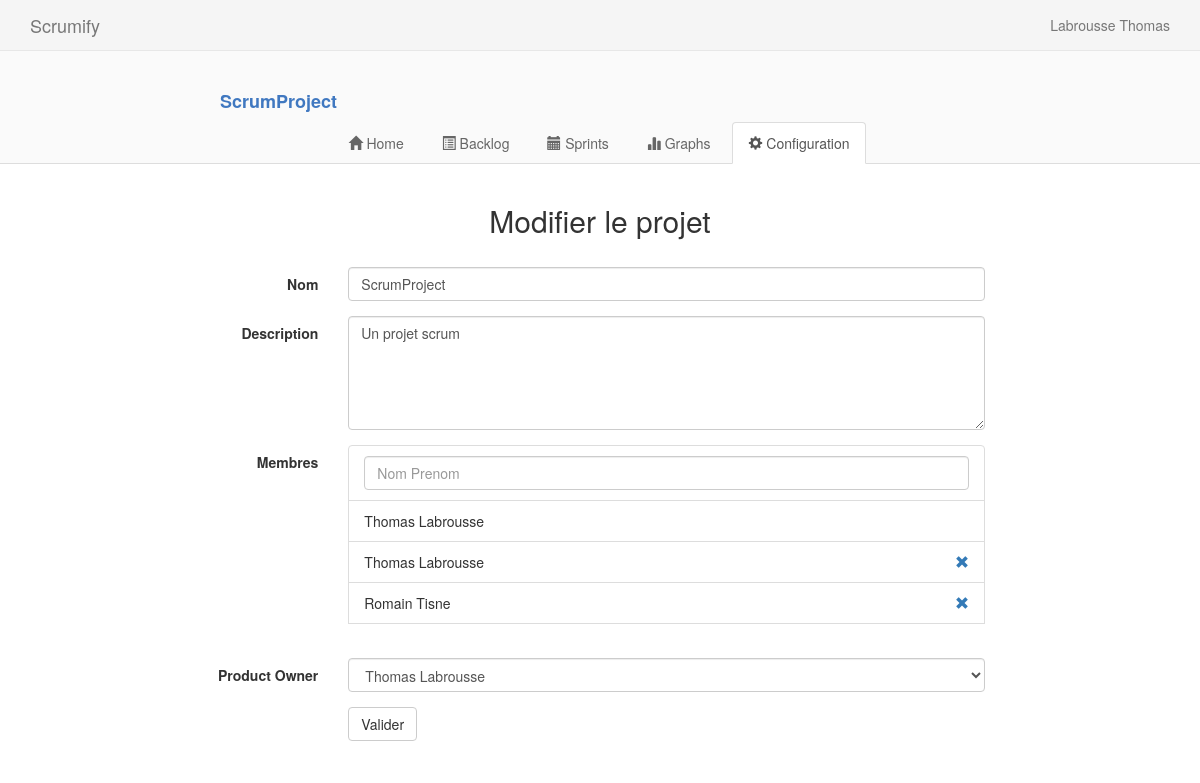
Screenshot of /updateProject.php?id_project=1 (signed in) with the database file from the repository.
### tables this page shows
CREATE TABLE project (
  `id` int(11) NOT NULL PRIMARY KEY AUTO_INCREMENT,
  `title` text NOT NULL,
  `description` text,
  `date_added` date NOT NULL,
  `date_available` date NOT NULL,
  `product_owner` int(11) NOT NULL,
  `creator` int(11) NOT NULL
);

CREATE TABLE user (
  `id` int(11) NOT NULL PRIMARY KEY AUTO_INCREMENT,
  `name` VARCHAR(250) NOT NULL,
  `first_name` VARCHAR(250) NOT NULL,
  `email` VARCHAR(250) NOT NULL,
  `password` VARCHAR(250) NOT NULL
);

### web/updateProject.php (called while the page is built, shortened)
<?php
include_once('projectInfos.php');
$project_members_request = getProjectMembers(intval($_GET['id_project']));
$project_members = array();
while($row = $project_members_request->fetch_array())
    array_push($project_members,array("id" => $row['id'], "first_name" => $row['first_name'], "name" => $row['name']));
$page_title = "Modifier le projet";
$project_owner = array("id" => $_SESSION['id'], "first_name" => $_SESSION['first_name'], "name" => $_SESSION['name']);
$tab = "config";
include('templates/projectHeader.template.php');
include('templates/createProject.template.php');
include('templates/footer.template.php');
?>

### web/database.php (called while the page is built, shortened)
<?php
function perform_query($sql_query ,$db = null, $silent_if_error = false, $sql_filter = true)
{
    if (empty($db)) {
        $db = &$GLOBALS['database'];
    }
    $i = 0;
    while (empty($query_values)) {
        if (!empty($db)) {
            if ($GLOBALS['mysql_extension'] == 'mysqli') {
                    if ($silent_if_error) {
                        $query_values = @$db->query($sql_query);
                    } else {
                        $query_values = $db->query($sql_query);
                    }
                } else {
                    if ($silent_if_error) {
                        $query_values = @mysql_query($sql_query, $db);
                    } else {
                        $query_values = mysql_query($sql_query, $db);
                    }
                }
        }
            if (!empty($query_values)) {
                return $query_values;
            }
        }
}
function fetch_first($sql_query){
    $query = perform_query($sql_query);
    return $query->fetch_array(MYSQLI_ASSOC);
}
function getProjectInfos($id_project){
    $sql_query = "SELECT * FROM project WHERE id = ".intval($id_project)."";
    $arr = fetch_first($sql_query);
    return $arr;
}
function getProjectMembers($id_project){
    $sql_query = "SELECT user.id, user.name, user.first_name, user.email FROM user INNER JOIN member_relations ON  user.id = member_relations.member WHERE member_relations.project='".$id_project."'";
    $arr = perform_query($sql_query);
    return $arr;
}
?>

### web/projectInfos.php (called while the page is built, shortened)
<?php
$project_infos = getProjectInfos(intval($_GET['id_project']));
$project_name =  $project_infos['title'];
$project_desc =  $project_infos['description'];
$product_owner_id =  $project_infos['product_owner'];
$project_creator = $project_infos['creator'];
$isCreator = ($project_creator == $_SESSION['id']);
?>

### web/path.php (called while the page is built, shortened)
<?php
function get_base_url(){
    return sprintf(
        "%s://%s%s",
        isset($_SERVER['HTTPS']) && $_SERVER['HTTPS'] != 'off' ? 'https' : 'http',
        $_SERVER['SERVER_NAME'],
        absolute_path()
    );
}
function absolute_path(){
    $abs_path=substr(__FILE__,0,strrpos(__FILE__,'/'));
    $doc_root=substr($_SERVER['DOCUMENT_ROOT'],strrpos($_SERVER['DOCUMENT_ROOT'], $_SERVER['PHP_SELF']));
    $current_dir=substr($abs_path,strlen($doc_root));
    return "/" . $current_dir ;
}

### web/templates/createProject.template.php (the view, shortened to what this page needs)
<h2 class="text-center"><?=$page_title?></h2>
<form class="form-horizontal" method="post">
    <div class="form-group">
        <label for="name" class="col-sm-2 control-label">Nom</label>
        <div class="col-sm-10">
            <input type="text" class="form-control" name="name" placeholder="Nom du projet" required="required" value="<?=(isset($project_name))?$project_name:""?>">
        </div>
    </div>
    <div class="form-group">
        <label for="description" class="col-sm-2 control-label">Description</label>
        <div class="col-sm-10">
            <textarea class="form-control" rows="5" name="description" placeholder="Description du projet" required="required"><?=(isset($project_desc))?$project_desc:""?></textarea>
        </div>
    </div>
    <div class="form-group">
        <label for="dev" class="col-sm-2 control-label">Membres</label>
        <div class="col-sm-10">
            <ul class="list-group list_member">
                <li class="list-group-item">
                    <div class="dropdown dropdown-input">
                        <input type="text" id="add_member_input" class="form-control" placeholder="Nom Prenom" aria-describedby="basic-addon2">
                    </div>
                </li>
                <?php
                echo "<li class=\"list-group-item\" data-id=\"".$project_owner["id"]."\">".$project_owner['first_name']." ".$project_owner['name']."</li>";
                if(isset($project_members)){
                    foreach ($project_members as $member) {
                        echo "<li class=\"list-group-item\" data-id=\"".$member["id"]."\">".$member['first_name']." ".$member['name']." <a  class=\"pull-right remove_user\"><span class=\"glyphicon glyphicon-remove\"></span></a></li>";
                    }
                }
                ?>
            </ul>
        </div>
    </div>
    <div class="form-group">
        <label for="inputPassword3" class="col-sm-2 control-label">Product Owner</label>
        <div class="col-sm-10">
            <select class="form-control select_po" name="product_owner">
                <option value="<?=$project_owner["id"]?>" <?=($project_owner['id'] == $product_owner_id)? 'selected="selected"':'';?>><?=$project_owner["first_name"]?> <?=$project_owner["name"]?></option>
            </select>
        </div>
    </div>
    <div class="form-group">
        <div class="col-sm-offset-2 col-sm-10">
            <button type="submit" name="submit" class="btn btn-default">Valider</button>
        </div>
    </div>
</form>
</div>

### web/templates/projectHeader.template.php (shortened to what this page needs)
<!DOCTYPE html>
<html lang="fr">
<head>
    <link rel="stylesheet" href="css/bootstrap.min.css">
    <link rel="stylesheet" href="css/style.css">
    <link rel="stylesheet" href="css/bootstrap-datepicker.min.css">
</head>
<body>
<?php include('navbar.template.php');?>
<div class="home_container col-md-12">
    <div class="row">
        <div class="col-md-8 col-md-offset-2">
            <h1 class="project_name">
                <strong class="name"> <?= $project_name; ?></strong>
            </h1>
        </div>
    </div>
        <ul class="nav nav-tabs project_tab">
          <li <?= ($tab=="home")?"class=\"active\"":"";?>><a href="<?= get_base_url() . "homeProject.php?id_project=" . $_GET['id_project']?>"><span class="glyphicon glyphicon-home"></span>  Home</a></li>
          <li <?= ($tab=="backlog")?"class=\"active\"":"";?>><a href="<?= get_base_url() . "backlogProject.php?id_project=" . $_GET['id_project']?>"><span class="glyphicon glyphicon-list-alt"></span>  Backlog</a></li>
          <li <?= ($tab=="sprints")?"class=\"active\"":"";?>><a href="<?= get_base_url() . "sprintsProject.php?id_project=" . $_GET['id_project']?>"><span class="glyphicon glyphicon-calendar"></span>  Sprints</a></li>
          <li <?= ($tab=="graphs")?"class=\"active\"":"";?>><a href="#"><span class="glyphicon glyphicon-stats"></span>  Graphs</a></li>
          <?php if($isCreator){?><li <?= ($tab=="config")?"class=\"active\"":"";?>><a href="<?= get_base_url() . "updateProject.php?id_project=" . $_GET['id_project']?>"><span class="glyphicon glyphicon-cog"></span>  Configuration</a></li><?php } ?>
        </ul>
</div>
<div class="container project_container col-md-8 col-md-offset-2">

### web/css/style.css (style rules this page uses)
h2 { margin-bottom: 30px; }
.nav-tabs > li, .nav-pills > li { float:none; display:inline-block; *display:inline; zoom:1; }
.nav-tabs, .nav-pills { text-align:center; }
.home_container { padding: 0px; margin-top: -20px; padding-top: 20px; background-color: #FAFAFA; }
.project_name { color: #bbb; text-decoration: none; font-size: 18px; }
.project_name .name { padding-left: 15px; color: #4078c0; }
.project_tab li a { color: #666; }
.project_container { margin-top:20px; }

### rows the page displays
project: title "ScrumProject", name "ScrumProject", description "Un projet scrum"
user: first_name "Thomas", name "Labrousse", product_owner "Thomas Labrousse"
user: first_name "Romain", name "Tisne"

### other values shown
$_SESSION['name'] "Labrousse"
$_SESSION['first_name'] "Thomas"
$page_title "Modifier le projet"
